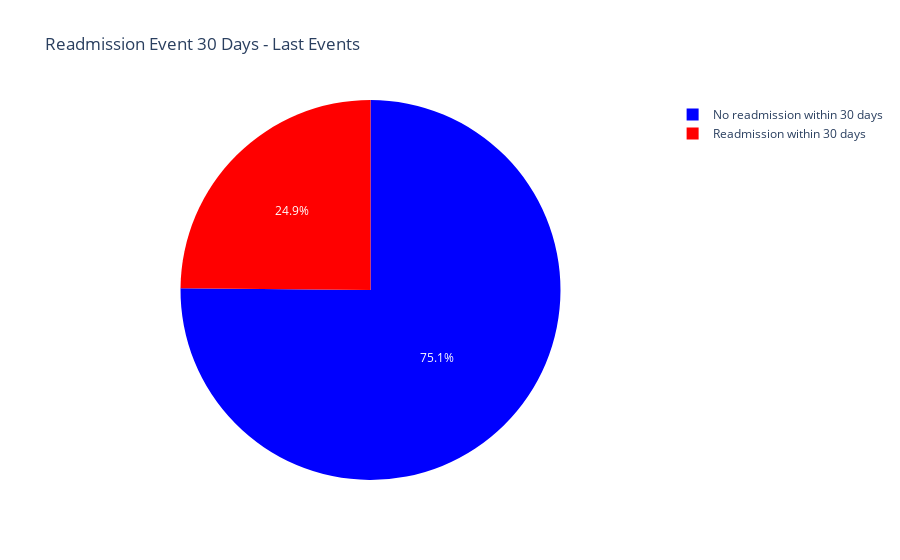

Here is the notebook cell this chart was saved with:
### Code cell
import plotly.express as px

# Map values for better readability
readmission_mapping = {0: "No readmission within 30 days", 1: "Readmission within 30 days"}
last_events_df['READMISSION_EVENT_MAPPED'] = last_events_df['READMISSION_30_DAYS'].map(readmission_mapping)

# Create the pie chart
px.pie(last_events_df, names='READMISSION_EVENT_MAPPED', title='Readmission Event 30 Days - Last Events',
       labels={'READMISSION_EVENT_MAPPED': 'Readmission Event'},
       color_discrete_sequence=['blue', 'red'], width=900).show()

last_events_df.drop(columns=['READMISSION_EVENT_MAPPED'], inplace=True)

### Figure 1 — Plotly figure (JSON) as saved in the notebook; plotly's stock layout.template omitted (floating-point values rounded to 4 significant figures; data arrays with more than 128 entries replaced by an {"elided": "..."} marker saying what was removed)
{"data": [{"domain": {"x": [0, 1], "y": [0, 1]}, "hovertemplate": "Readmission Event=%{label}<extra></extra>", "labels": {"elided": "1690 str values"}, "legendgroup": "", "name": "", "showlegend": true, "type": "pie"}], "layout": {"legend": {"tracegroupgap": 0}, "piecolorway": ["blue", "red"], "title": {"text": "Readmission Event 30 Days - Last Events"}, "width": 900}}
